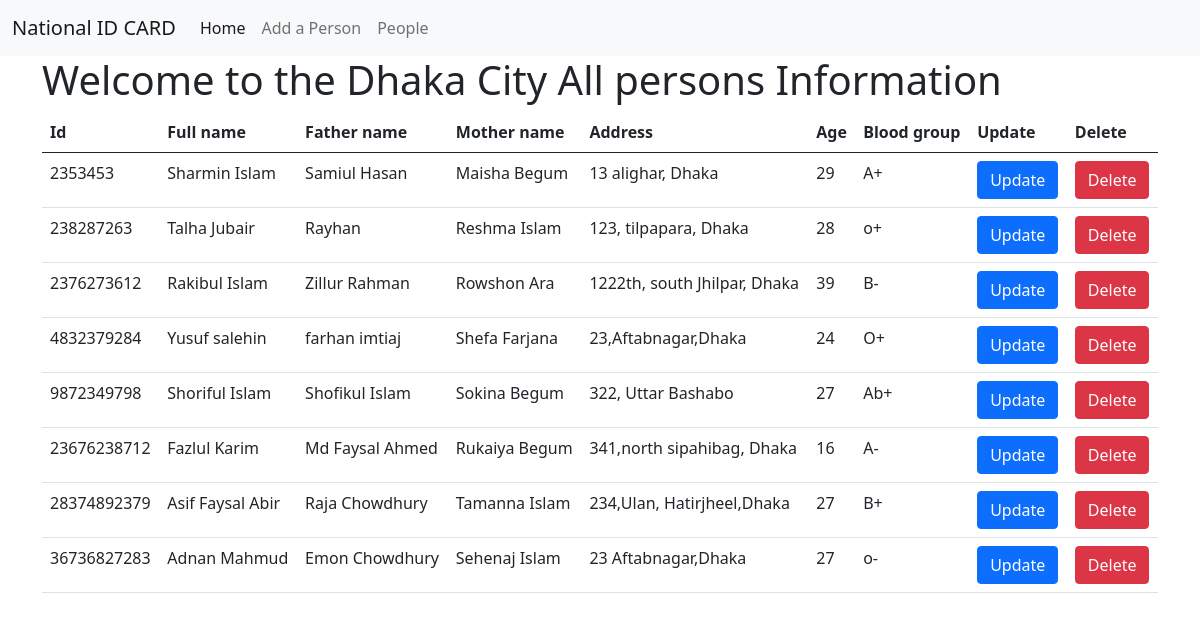
The page /people/ on the database its author committed.
### dhaka_city/models.py (models this page shows)
class people_table(models.Model):
    id = models.IntegerField(primary_key=True)
    Full_name = models.CharField(max_length=100, verbose_name="Full Name")
    Father_name = models.CharField(max_length=100, verbose_name="Father Name")
    Mother_name = models.CharField(max_length=100, verbose_name="Mother Name")
    address = models.CharField(max_length=100, verbose_name="Address")
    Age = models.IntegerField()
    Blood_group = models.CharField(max_length=100, verbose_name="Blood Group", null=True)

### dhaka_city/views.py (the view)
# urls.py: path('people/', people_info, name="people_info_u"),
def people_info(request):
    people = people_table.objects.all()
    return render(request, 'people.html', {'people_key' : people})

### dhaka_city/templates/people.html
{% extends "index.html" %}
{% block content %}
<div class="container">
  <div class="row">
    <div class = "col-lg-12 col-md-12 col-sm-12">
      <h1>Welcome to the Dhaka City All persons Information</h1>
    <table class="table">
        <thead>
          <tr>
            <th scope="col">Id</th>
            <th scope="col">Full name</th>
            <th scope="col">Father name</th>
            <th scope="col">Mother name</th>
            <th scope="col">Address</th>
            <th scope="col">Age</th>
            <th scope="col">Blood group</th>
            <th scope="col">Update</th>
            <th scope="col">Delete</th>
          </tr>
        </thead>
        <tbody>
            {% for people_k in people_key %}
          <tr>
            <td>{{people_k.id}}</td>
            <td>{{people_k.Full_name}}</td>
            <td>{{people_k.Father_name}}</td>
            <td>{{people_k.Mother_name}}</td>
            <td>{{people_k.address}}</td>
            <td>{{people_k.Age}}</td>
            <td>{{people_k.Blood_group}}</td>
            <td><a class="btn btn-primary" href="{% url 'update_person_u' people_k.id %}">Update</a></td>
            <td><a class="btn btn-danger" href="{% url 'delete_person_u' people_k.id %}">Delete</a></td>
          </tr>
          {% endfor %}
        </tbody>
      </table>
    </div>
  </div>
</div>
{% endblock %}

### dhaka_city/templates/index.html (shortened to what this page needs)
<!doctype html>
<html lang="en">
  <head>
    <link href="https://cdn.jsdelivr.net/npm/bootstrap@5.0.2/dist/css/bootstrap.min.css" rel="stylesheet">
  </head>
  <body>
    <nav class="navbar navbar-expand-lg navbar-light bg-light">
        <div class="container-fluid">
          <a class="navbar-brand" href="#">National ID CARD</a>
          <div class="collapse navbar-collapse" id="navbarNavAltMarkup">
            <div class="navbar-nav">
              <a class="nav-link active" aria-current="page" href="{% url 'home' %}">Home</a>
              <a class="nav-link" href="{% url 'add_person_u' %}">Add a Person</a>
              <a class="nav-link" href="{% url 'people_info_u' %}">People</a>
            </div>
          </div>
        </div>
      </nav>
      {% block content %}{% endblock %}
  </body>
</html>

### rows shown on the page
people_table: id "2353453", Full_name "Sharmin Islam", Father_name "Samiul Hasan", Mother_name "Maisha Begum", address "13 alighar, Dhaka", Age "29", Blood_group "A+"
people_table: id "238287263", Full_name "Talha Jubair", Father_name "Rayhan", Mother_name "Reshma Islam", address "123, tilpapara, Dhaka", Age "28", Blood_group "o+"
people_table: id "2376273612", Full_name "Rakibul Islam", Father_name "Zillur Rahman", Mother_name "Rowshon Ara", address "1222th, south Jhilpar, Dhaka", Age "39", Blood_group "B-"
people_table: id "4832379284", Full_name "Yusuf salehin", Father_name "farhan imtiaj", Mother_name "Shefa Farjana", address "23,Aftabnagar,Dhaka", Age "24", Blood_group "O+"
people_table: id "9872349798", Full_name "Shoriful Islam", Father_name "Shofikul Islam", Mother_name "Sokina Begum", address "322, Uttar Bashabo", Age "27", Blood_group "Ab+"
people_table: id "23676238712", Full_name "Fazlul Karim", Father_name "Md Faysal Ahmed", Mother_name "Rukaiya Begum", address "341,north sipahibag, Dhaka", Age "16", Blood_group "A-"
people_table: id "28374892379", Full_name "Asif Faysal Abir", Father_name "Raja Chowdhury", Mother_name "Tamanna Islam", address "234,Ulan, Hatirjheel,Dhaka", Age "27", Blood_group "B+"
people_table: id "36736827283", Full_name "Adnan Mahmud", Father_name "Emon Chowdhury", Mother_name "Sehenaj Islam", address "23 Aftabnagar,Dhaka", Age "27", Blood_group "o-"
